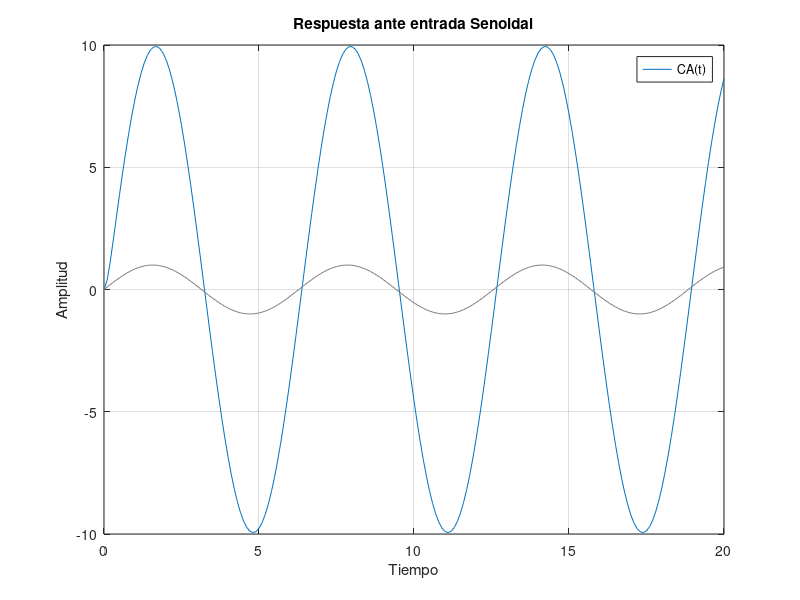
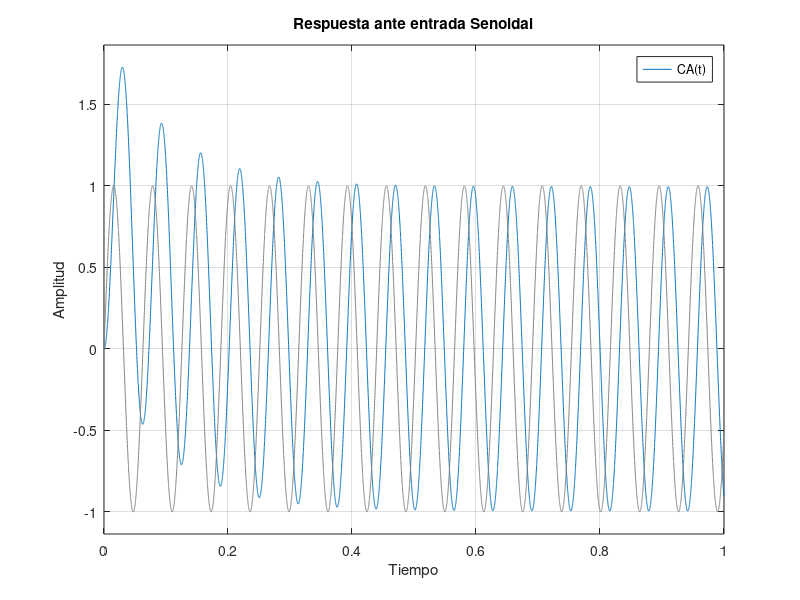

The MATLAB source for these figures, in order:
%% Respuesta en frecuencia - Primera salida 
num = 100;
den = [1 10];
GA = tf(num, den)

t1 = 0:0.1:20;  %---------------- variable tiempo
t2 = 0:0.0001:1;
u1 = 1*sin(t1)  %---------------- entrada
u2 = 1*sin(100*t2)

figure(1)
lsim(GA, u1, t1)%---------------- para graficar, toma la FT que le indiquemos y haya la salida ante una entrada determinada
title('Respuesta ante entrada Senoidal')
ylabel('Amplitud')
xlabel('Tiempo')
legend('CA(t)')
ylim([-10 10])

figure(2)
lsim(GA, u2, t2)
title('Respuesta ante entrada Senoidal')
ylabel('Amplitud')
xlabel('Tiempo')
legend('CA(t)') 
